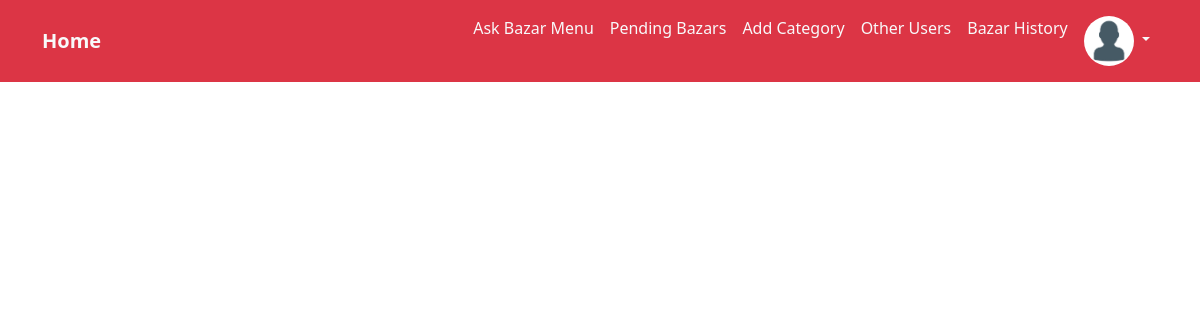
Page /bazar/2025-07-30/ (signed in) on the earlier database version.
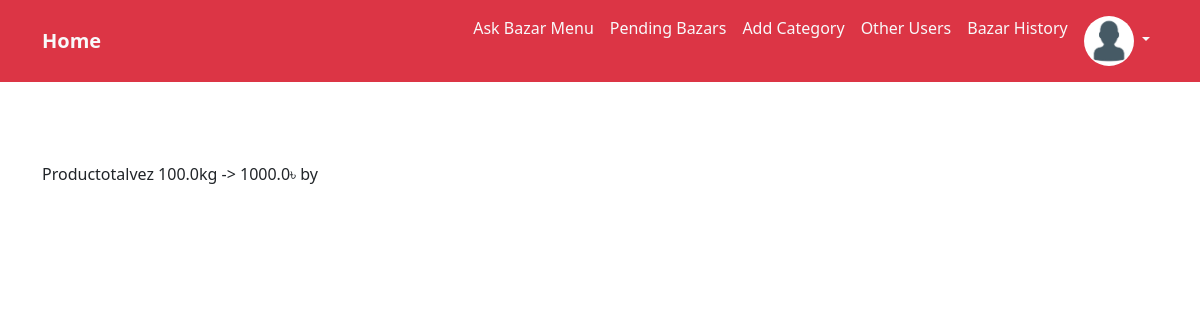
Same page on the later database version.
### App_Bazar/models.py (models this page shows, shortened)
class Bazar(models.Model):
    author = models.ForeignKey(AUTH_USER_MODEL, on_delete=models.CASCADE, related_name="author_bazar")
    name = models.CharField(max_length=264)
    category = models.ForeignKey(Category, on_delete=models.CASCADE, related_name="bazar_category")
    per_kg_price = models.IntegerField(blank=True, null=True)
    weight = models.FloatField(null=True, blank=True)
    publish_date = models.DateTimeField(auto_now_add = True)
    update_date = models.DateTimeField(auto_now = True)
    def total_cost(self):
        return round((self.per_kg_price * self.weight), 5)
    def __str__(self):
        return self.name

### App_Bazar/views.py (the view)
# urls.py: path('bazar/<str:date>/', views.sorted_bazar, name='sorted_bazar'),
@login_required
def sorted_bazar(request, date):
    date_obj = datetime.strptime(date, '%Y-%m-%d').date()
    bazars = Bazar.objects.annotate(date_only=TruncDate('publish_date')).filter(date_only=date_obj)
    print(bazars)
    return render(request, 'App_Bazar/individual_bazar.html', context={'bazars':bazars})

### templates/App_Bazar/individual_bazar.html (shortened to what this page needs)
{% extends "base.html" %}
{% block body_block %}
    {% for bazar in bazars %}
        <p>{{ bazar.name }} {{ bazar.weight }}kg -> {{ bazar.total_cost }}&#2547; by {{ bazar.author.profile.username }}</p>
    {% endfor %}
{% endblock  %}

### templates/base.html (shortened to what this page needs)
{% load static %}
<!DOCTYPE html>
<html lang="en">
<head>
    <link href="https://cdn.jsdelivr.net/npm/bootstrap@5.3.3/dist/css/bootstrap.min.css" rel="stylesheet">
    <link rel="stylesheet" href="https://cdnjs.cloudflare.com/ajax/libs/font-awesome/6.6.0/css/all.min.css">
     <link rel="stylesheet" href="{% static 'css/main.css' %}">
</head>
<body>
    {% include "navbar.html" %}
    <div class="container py-5">
        <div class="messages container py-3">
        </div>
        {% block body_block %}
        {% endblock  %}
    </div>
</body>
</html>

### templates/navbar.html (shortened to what this page needs)
{% block body_block%}
<nav class="navbar navbar-expand-lg bg-danger">
  <div class="container">
    {% if user.is_authenticated %}
      <a class="navbar-brand text-light fw-bold" href="{% url 'App_Bazar:home' %}">Home</a>
    {% endif %}
    <div class="collapse navbar-collapse" id="navbarNavDropdown">
      <ul class="navbar-nav ms-auto text-center">
        {% if user.is_authenticated %}
          <li class="nav-item">
            <a class="nav-link text-light" href="{% url 'App_Bazar:query' %}">Ask Bazar Menu</a>
          </li>
          <li class="nav-item">
            <a class="nav-link text-light" href="{% url 'App_Bazar:pending_bazars' %}">Pending Bazars</a>
          </li>
          <li class="nav-item">
            <a class="nav-link text-light" href="{% url 'App_Bazar:add_category' %}">Add Category</a>
          </li>
          <li class="nav-item">
            <a class="nav-link text-light" href="{% url 'App_Login:all_users' %}">Other Users</a>
          </li>
          <li class="nav-item">
            <a class="nav-link text-light" href="{% url 'App_Bazar:bazar_history' %}">Bazar History</a>
          </li>
          <li class="nav-item dropdown">
            <a class="nav-link dropdown-toggle text-light" href="#" role="button" data-bs-toggle="dropdown" aria-expanded="false">
              {% if user.profile.profile_pic %}
                  <img src="/media/{{user.profile.profile_pic}}" width="50" class="rounded-circle img-fluid" alt="">
              {% else %}
                  <img src="/media/avatar.jpg" width="50" class="rounded-circle img-fluid" alt="">
              {% endif %}
            </a>
          </li>
        {% endif %}
      </ul>
    </div>
  </div>
</nav>
{% endblock %}

Differences in the rows shown:
added Bazar: name "Productotalvez", weight "100.0", total_cost "1000.0"
